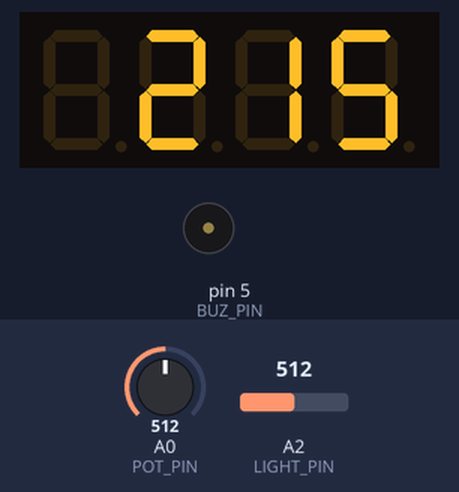
This sketch was run on a simulated Arduino Uno, built with avr-gcc and run on an emulated ATmega328P. On the bench: 4-digit seven-segment display, buzzer (waves = sounding). The test bench sets the inputs (shaded band); at power-on: A0 (POT_PIN) = 512, A2 (LIGHT_PIN) = 512.

Above: at 1.2 s.
1.3 s: A0 (POT_PIN) set to 716
At 3.9 s:
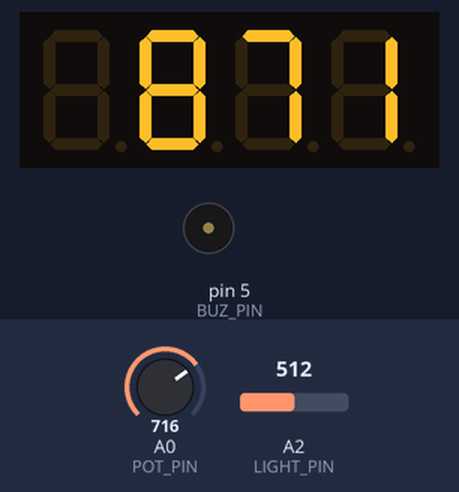
4.0 s: A2 (LIGHT_PIN) set to 716
At 5.8 s:
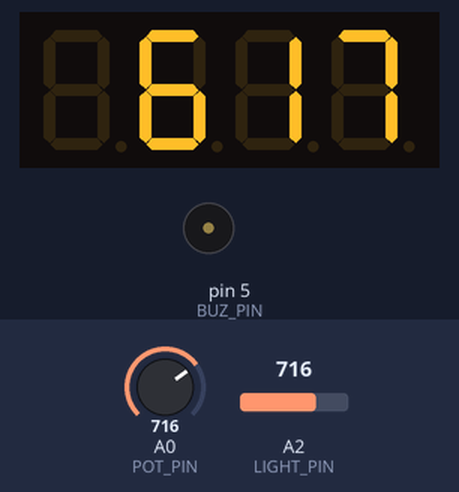
7.0 s: A0 (POT_PIN) set to 306
At 8.5 s:
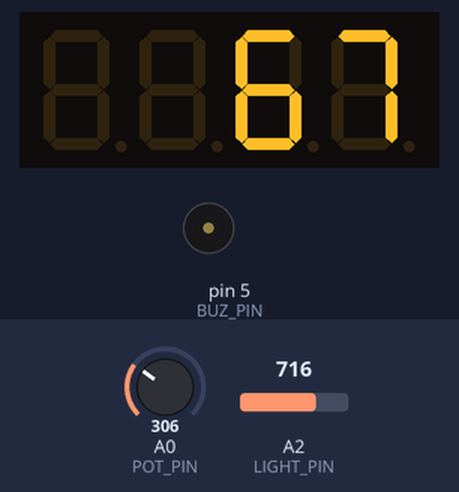
9.0 s: A2 (LIGHT_PIN) set to 900
At 9.3 s:
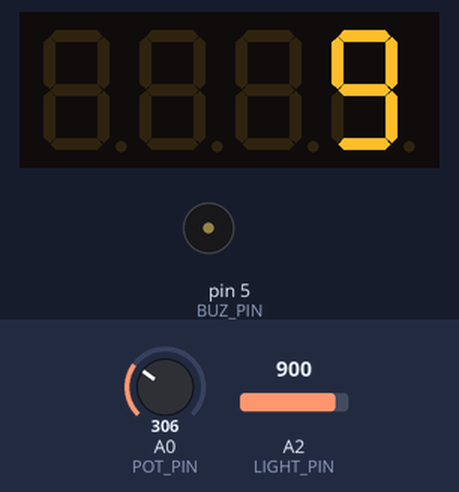
11.5 s: A0 (POT_PIN) set to 190
At 13.2 s:
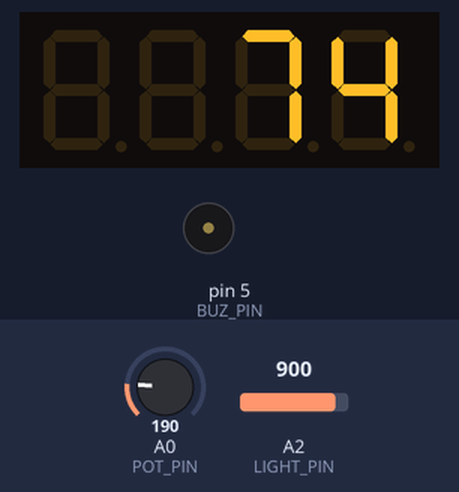
14.5 s: A0 (POT_PIN) set to 6
At 17.4 s:
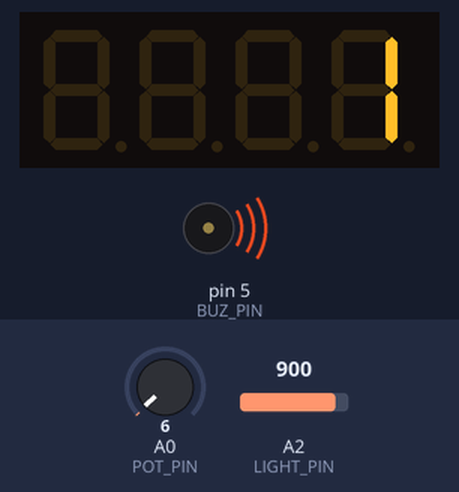
17.5 s: A0 (POT_PIN) set to 3
Timing chart, 0 to 20.0 s (numbered marks = the images above; inputs shaded):
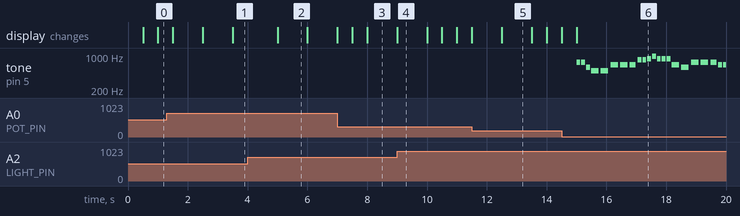

Measured:
- after the input at 1.3 s, the display: changes after 0.20 s (image 1)
- after the input at 4.0 s, the display: changes after 1.0 s (image 2)
- after the input at 7.0 s, the display: changes at once (image 3)
- after the input at 9.0 s, the display: changes at once (image 4)
- after the input at 14.5 s, the display: first differs from a run without the input after 0.50 s (image 6)
- by itself, tone on pin 5 (BUZ_PIN): plays 740 Hz for 0.13 s, 740 Hz for 0.13 s, 587 Hz for 0.13 s, 494 Hz for 0.25 s, 494 Hz for 0.25 s, 659 Hz for 0.25 s … (11 notes in this stretch)
- what the display in image 2 shows lasts 1.0 s, from 5.0 s to 6.0 s

The sketch:

BuzzLightyear.ino
```cpp
// File: BuzzLightyear.ino
// Summary: Buzzer that plays a tune when it goes dark
// Version: 1.0
// Owner: Niklas Karlsson
// ---------------------------------------------------------------

#include "light.h"
#include <SevSegShift.h>

// SETTINGS
// These variables are changable
// If you put the pins elsewhere
#define LIGHT_PIN A2    // Light sensor pin
#define POT_PIN A0      // Potentiometer for selecting songs
#define BUZ_PIN 5       // Buzzer pin
#define THRESHOLD 40    // When considered "dark"
#define WAIT_TIME 5     // In seconds (not milli)
#define SHIFT_PIN_SHCP 2
#define SHIFT_PIN_STCP 3
#define SHIFT_PIN_DS   4
// For later on
int oldPot = 0, oldPet = 0, oldTime = millis();
int pot = 1, pet = 1;
int outPot; // the output
unsigned long nowTime = 0;

// Potentiometer
Potentiometer Pot(POT_PIN);
// Buzzer tunes.
BuzzLightyear ls1(BUZ_PIN, LIGHT_PIN, THRESHOLD);
// for the display
SevSegShift sevseg(SHIFT_PIN_DS, SHIFT_PIN_SHCP, SHIFT_PIN_STCP, 1, true);

void setup()
{
  Serial.begin(9600);

  byte numDigits = 4;
  byte digitPins[] = {11, 10, 9, 8}; // These are the PINS of the ** Arduino **
  byte segmentPins[] = {0, 1, 2, 3, 4, 5, 6, 7}; // these are the PINs of the ** Shift register **
  bool resistorsOnSegments = false; // 'false' means resistors are on digit pins
  byte hardwareConfig = COMMON_CATHODE; // See README.md for options
  bool updateWithDelays = false; // Default 'false' is Recommended
  bool leadingZeros = false; // Use 'true' if you'd like to keep the leading zeros
  bool disableDecPoint = false; // Use 'true' if your decimal point doesn't exist or isn't connected

  sevseg.begin(hardwareConfig, numDigits, digitPins, segmentPins, resistorsOnSegments, updateWithDelays, leadingZeros, disableDecPoint);
  sevseg.setBrightness(100);
}

void loop()
{
  int n, rev = 0, remainder;
  int pot = Pot.readValue();
  int pet = ls1.readValue();
  ls1.pickSong(pot, 15);

  unsigned int number; // cant count zero or below anyway
  // globbal variable, callable outside the loop
  // Read value from potentiometer and wait 15 seconds
  // for the tune to play again.
  // when this plays everything else stops. And thats fine

  // Lets take 3 second to read the last value
  if ((int)pot != (int)oldPot)
  {
    if (millis() >= nowTime + 500)
    {
      outPot = pot;
      nowTime += 500;
    }
    if ((int)pot == (int)oldPot)
    {
      nowTime += 1500;
    }
    // Comparison so that we can read it
    oldPot = pot;
  }
  else if (pet != oldPet)
  {
    if (millis() >= nowTime + 500)
    {
      outPot = pet;
      nowTime += 500;
    }
    oldTime = millis();
    oldPot = pet;
  }

  sevseg.setNumber((int)reverse(outPot));
  sevseg.refreshDisplay();
}

int reverse(int n)
{
  int rev = 0, remainder;
  while (n != 0)
  {
    remainder = n % 10;
    rev = rev * 10 + remainder;
    n /= 10;
  }

  return rev;
}
```

light.cpp
```cpp
// File: light.cpp
// Summary: Calculations is made here
// Version: 1.0
// Owner: Niklas Karlsson
// ---------------------------------------------------------------

#include "Arduino.h"    // For millis();
#include "light.h"      // For the class
#include "melodies.h"   // Our cute melodies

int BuzzLightyear::pickSong(int song, int wait)
{
  // debug(song, lastSong);
  readLight();
  // If turn on the potentiometer
  if ((lightValue > treshold) &&
      (songPlayed == 0) &&
      (millis() > (nowTime + (wait * 1000))))
  {
    // This was not meant to be the main function but it takes up alot of
    // the work...
    // If somethings wrong. Check if the song is zero or less than zero
    // Since it's an int, it can be..
    if ((song == 0) || (song < 0))
    {
      songPlayed = 1;
      lastPlayed = millis();
    }
    // If pot stands between 1 and 49 then we play tis song
    else if ((song >= 0) && (song < 50))
    {
      songLength = sizeof(song1_melody) / sizeof(song1_melody[0]);
      playSong(song1_melody, song1_tempo, song1_dur, songLength);
      songPlayed = 1;
      lastPlayed = millis();
    }
    // If pot stands between 50 and 99 then we play tis song
    else if ((song >= 50) && (song < 100))
    {
      this->songLength = sizeof(song2_melody) / sizeof(song2_melody[0]);
      playSong(song2_melody, song2_tempo, song2_dur, songLength);
      this->songPlayed = 1;
      this->lastPlayed = millis();
    }
    // If pot stands between 100 and 149 then we play tis song
    else if ((song >= 100) && (song < 150))
    {
      this->songLength = sizeof(song3_melody) / sizeof(song3_melody[0]);
      playSong(song3_melody, song3_tempo, song3_dur, songLength);
      this->songPlayed = 1;
      this->lastPlayed = millis();
    }
    // If pot stands between 150 and 199 then we play tis song
    else if ((song >= 150) && (song < 200))
    {
      this->songLength = sizeof(song4_melody) / sizeof(song4_melody[0]);
      playSong(song4_melody, song4_tempo, song4_dur, songLength);
      this->songPlayed = 1;
      this->lastPlayed = millis();
    }
  }

  // If the light value is less than the treshold
  // then we can play the tune again.
  if (this->lightValue < this->treshold)
  {
    this->songPlayed = 0;
  }
}
/*
    Function to play the song.
    Accepts array of tones, array of tempo of each tones
    How long each tempo shall be and the song length.
*/
void BuzzLightyear::playSong(int melody[], int tempo[], int dur, int len)
{
  for (int thisNote = 0; thisNote < len; thisNote++)
  {
    // How long the sound shall be
    int duration = dur / tempo[thisNote];
    tone(buzzer, melody[thisNote], duration);
    // pause between notes
    int pause = duration * 1.3;
    delay(pause);
    // stop the tone
    noTone(buzzer);
  }
}
```

light.h
```cpp
// File: light.h
// Summary: Generic class for the function that handles buzzer and light
//   Just sound fun with Buzz Lightyear.. since its from the movie
//   Toy Story.
// Version: 1.0
// Owner: Niklas Karlsson
// ---------------------------------------------------------------

class BuzzLightyear
{
  public:
    BuzzLightyear(int buzzer, int lPin, int treshold)
    {
      // Assign the treshold
      this->treshold = treshold;
      // Assign the treshold
      this->buzzer = buzzer;
      this->lPin = lPin;
    }

    int pickSong(int song, int wait);
    void playSong(int melody[], int tempo[], int dur, int len);
    // To read in the value to the variable
    void readLight(void)
    {
      this->lightValue = analogRead(lPin);
    }
    // To return the value
    int readValue(void)
    {
      return this->lightValue;
    }
  protected:  // Can be callable from friend or inheritance.
    byte lPin;
    // Looks cleaner when the variables are stacked up
    // Rather than a long row.
    int buzzer;
    // Just so it register right away when loading
    long int lastPlayed = millis() * 15 * 1000;
    int treshold;
    int songPlayed = 0;
    int songLength;
    int lightValue;
    long int nowTime = millis();
};

/*
   Could be merged with the above class
   We can add multiple potentiometers tho
   So I kept this one
*/
class Potentiometer
{
  public:
    Potentiometer(byte pPin)
    {
      this->pPin = pPin;
    }

    int readValue(void)
    {
      this->potValue = analogRead(pPin);
      return map(potValue, 0, 1023, 0, 255);
    }

  protected:
    byte pPin;
    int potValue;
};
```

melodies.h
```cpp
// File: melodies.h
// Summary: File where all the tunes are located
// Version: 1.0
// Owner: Niklas Karlsson
// ---------------------------------------------------------------

#include "tones.h"
/*
    Songs we use for to play
    I have not made any of these.
*/

/*
   Song1 - Take on me
*/
int song1_tempo[] =
{
  8, 8, 8, 4, 4, 4,
  4, 5, 8, 8, 8, 8,
  8, 8, 8, 4, 4, 4,
  4, 5, 8, 8, 8, 8
};

int song1_melody[] =
{
  NOTE_FS5, NOTE_FS5, NOTE_D5,
  NOTE_B4, NOTE_B4, NOTE_E5,
  NOTE_E5, NOTE_E5, NOTE_GS5,
  NOTE_GS5, NOTE_A5, NOTE_B5,
  NOTE_A5, NOTE_A5, NOTE_A5,
  NOTE_E5, NOTE_D5, NOTE_FS5,
  NOTE_FS5, NOTE_FS5, NOTE_E5,
  NOTE_E5, NOTE_FS5, NOTE_E5
};
int song1_dur = 1000;

/*
    Song2
*/
int song2_melody[] =
{
  NOTE_E5, NOTE_E5, NOTE_E5,
  NOTE_E5, NOTE_E5, NOTE_E5,
  NOTE_E5, NOTE_G5, NOTE_C5,
  NOTE_D5, NOTE_E5, NOTE_F5,
  NOTE_F5, NOTE_F5, NOTE_F5,
  NOTE_F5, NOTE_E5, NOTE_E5,
  NOTE_E5, NOTE_E5, NOTE_E5,
  NOTE_D5, NOTE_D5, NOTE_E5,
  NOTE_D5, NOTE_G5
};

int song2_tempo[] =
{
  8, 8, 4, 8, 8,
  4, 8, 8, 8, 8,
  2, 8, 8, 8, 8,
  8, 8, 8, 16, 16,
  8, 8, 8, 8, 4,
  4
};

int song2_dur = 1000;

/*
   Song3 - We wish you a merry Christmas
*/

int song3_melody[] = {
  NOTE_B3,
  NOTE_F4, NOTE_F4, NOTE_G4,
  NOTE_F4, NOTE_E4, NOTE_D4,
  NOTE_D4, NOTE_D4, NOTE_G4,
  NOTE_G4, NOTE_A4, NOTE_G4,
  NOTE_F4, NOTE_E4, NOTE_E4,
  NOTE_E4, NOTE_A4, NOTE_A4,
  NOTE_B4, NOTE_A4, NOTE_G4,
  NOTE_F4, NOTE_D4, NOTE_B3,
  NOTE_B3, NOTE_D4, NOTE_G4,
  NOTE_E4, NOTE_F4
};

int song3_tempo[] =
{
  4, 4, 8, 8, 8, 8,
  4, 4, 4, 4, 8, 8,
  8, 8, 4, 4, 4, 4,
  8, 8, 8, 8, 4, 4,
  8, 8, 4, 4, 4, 2
};

int song3_dur = 900;

int song4_melody[] =
{
  NOTE_G4, NOTE_E4, NOTE_F4,
  NOTE_G4, NOTE_G4, NOTE_G4,
  NOTE_A4, NOTE_B4, NOTE_C5,
  NOTE_C5, NOTE_C5, NOTE_E4,
  NOTE_F4, NOTE_G4, NOTE_G4,
  NOTE_G4, NOTE_A4, NOTE_G4,
  NOTE_F4, NOTE_F4, NOTE_E4,
  NOTE_G4, NOTE_C4, NOTE_E4,
  NOTE_D4, NOTE_F4, NOTE_B3,
  NOTE_C4
};

int song4_tempo[] =
{
  8, 8, 8, 4, 4,
  4, 8, 8, 4, 4,
  4, 8, 8, 4, 4,
  4, 8, 8, 4, 2,
  4, 4, 4, 4, 4,
  2, 4, 1
};

int song4_dur = 1000;
```

tones.h
```cpp
// File: tones.h
// Summary: Where numbers are made into tones.
// Version: 1.0
// Owner: Niklas Karlsson
// ---------------------------------------------------------------

#define NOTE_B0  31
#define NOTE_C1  33
#define NOTE_CS1 35
#define NOTE_D1  37
#define NOTE_DS1 39
#define NOTE_E1  41
#define NOTE_F1  44
#define NOTE_FS1 46
#define NOTE_G1  49
#define NOTE_GS1 52
#define NOTE_A1  55
#define NOTE_AS1 58
#define NOTE_B1  62
#define NOTE_C2  65
#define NOTE_CS2 69
#define NOTE_D2  73
#define NOTE_DS2 78
#define NOTE_E2  82
#define NOTE_F2  87
#define NOTE_FS2 93
#define NOTE_G2  98
#define NOTE_GS2 104
#define NOTE_A2  110
#define NOTE_AS2 117
#define NOTE_B2  123
#define NOTE_C3  131
#define NOTE_CS3 139
#define NOTE_D3  147
#define NOTE_DS3 156
#define NOTE_E3  165
#define NOTE_F3  175
#define NOTE_FS3 185
#define NOTE_G3  196
#define NOTE_GS3 208
#define NOTE_A3  220
#define NOTE_AS3 233
#define NOTE_B3  247
#define NOTE_C4  262
#define NOTE_CS4 277
#define NOTE_D4  294
#define NOTE_DS4 311
#define NOTE_E4  330
#define NOTE_F4  349
#define NOTE_FS4 370
#define NOTE_G4  392
#define NOTE_GS4 415
#define NOTE_A4  440
#define NOTE_AS4 466
#define NOTE_B4  494
#define NOTE_C5  523
#define NOTE_CS5 554
#define NOTE_D5  587
#define NOTE_DS5 622
#define NOTE_E5  659
#define NOTE_F5  698
#define NOTE_FS5 740
#define NOTE_G5  784
#define NOTE_GS5 831
#define NOTE_A5  880
#define NOTE_AS5 932
#define NOTE_B5  988
#define NOTE_C6  1047
#define NOTE_CS6 1109
#define NOTE_D6  1175
#define NOTE_DS6 1245
#define NOTE_E6  1319
#define NOTE_F6  1397
#define NOTE_FS6 1480
#define NOTE_G6  1568
#define NOTE_GS6 1661
#define NOTE_A6  1760
#define NOTE_AS6 1865
#define NOTE_B6  1976
#define NOTE_C7  2093
#define NOTE_CS7 2217
#define NOTE_D7  2349
#define NOTE_DS7 2489
#define NOTE_E7  2637
#define NOTE_F7  2794
#define NOTE_FS7 2960
#define NOTE_G7  3136
#define NOTE_GS7 3322
#define NOTE_A7  3520
#define NOTE_AS7 3729
#define NOTE_B7  3951
#define NOTE_C8  4186
#define NOTE_CS8 4435
#define NOTE_D8  4699
#define NOTE_DS8 4978
```
